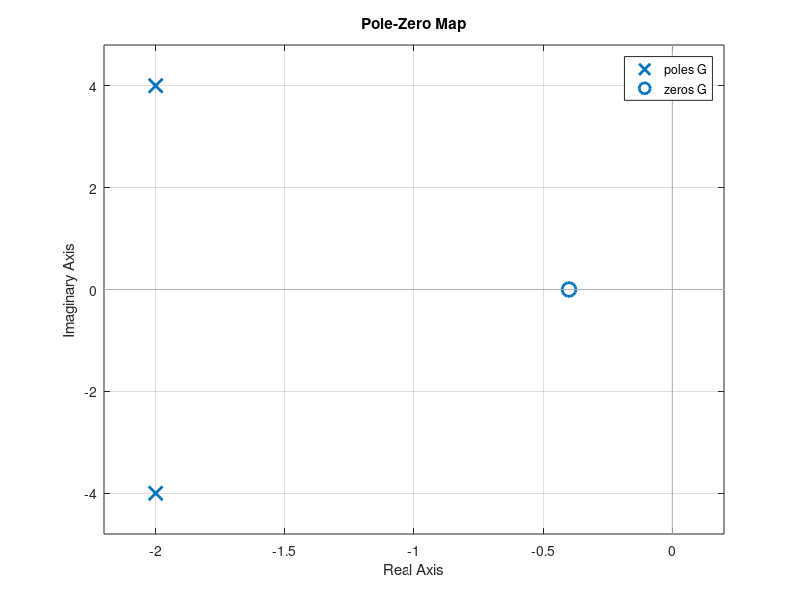

The MATLAB source for this figure:
#Carga del paquete
pkg load control

#Sistema de ejemplo
G=tf(
  [5,2], #Coeficientes P Numerador
  [1,4,20] #Coeficientes Q Denominador
  )

#Grafico de polos y zeros de ejemplo
pzmap(G)

input("Press any key to exit");
